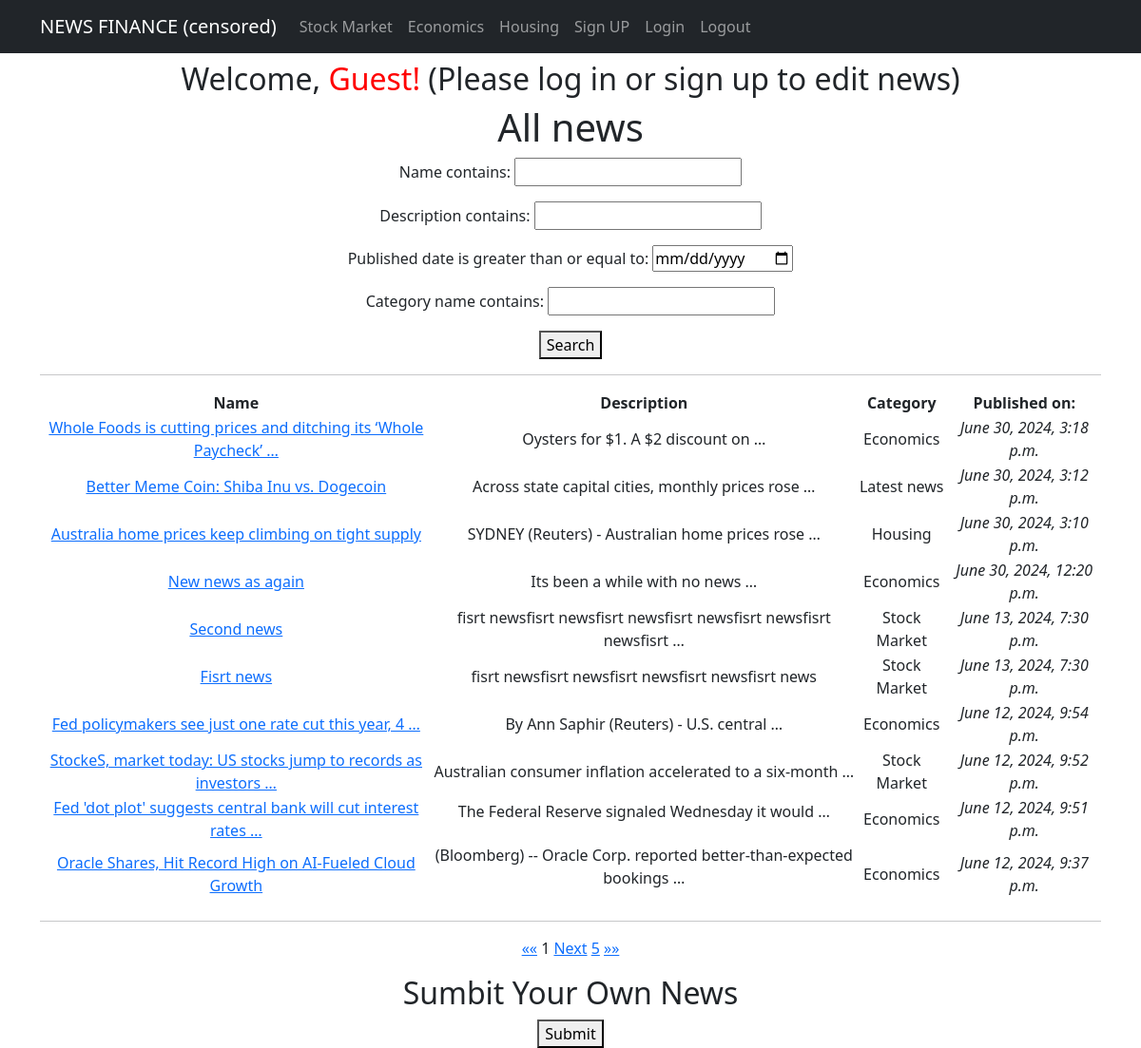
Screenshot of /news/?page=1 with the database file from the repository.
### app/models.py (models this page shows, shortened)
class News(models.Model):
    name = models.CharField(max_length=150, unique=True)
    description = models.TextField()
    published_date = models.DateTimeField(default=timezone.now)
    category = models.ForeignKey(to='Category', on_delete=models.CASCADE, related_name='news')
    author = models.ForeignKey(User, on_delete=models.CASCADE, default=1)
    class Meta:
        verbose_name_plural = "News"

class Category(models.Model):
    name = models.CharField(max_length=100, unique=True)
    class Meta:
        verbose_name_plural = "Categories"

### app/views.py (the view)
# urls.py: path('news/', cache_page(60*1)(NewsList.as_view()), name='news_list'),  # General news page caching enabled
class NewsList(ListView):
    model = News
    ordering = ['-published_date']
    template_name = 'news_list.html'
    context_object_name = 'news_list'
    paginate_by = 10     # number of entries per page
    def get_queryset(self):
        queryset = super().get_queryset()
        self.filterset = NewsFilter(self.request.GET, queryset)
        return self.filterset.qs
    def get_context_data(self, **kwargs):
        context = super().get_context_data(**kwargs)
        context['filterset'] = self.filterset
        return context

### app/templatetags/custom_filters.py (called while the page is built)
@register.filter(name='censor_bad_words')
def censor_bad_words(value):
    words = value.split()
    censored_words = [BAD_WORDS.get(word, word) for word in words]
    return ' '.join(censored_words)

### templates/news_list.html (shortened to what this page needs)
{% extends 'flatpages/default.html' %}
{% load custom_filters %}
{% block content %}
<h1>All news</h1>
   <form method="get">
       {{ filterset.form.as_p }}
       <button type="submit">Search</button>
   </form>
<hr>
<table>
       <tr>
           <td><strong>Name</strong></td>
           <td><strong>Description</strong></td>
           <td><strong>Category</strong></td>
           <td><strong>Published on:</strong></td>
       </tr>
       {% for news_list in news_list %}
       <tr>
           <td>
                <a href="{% url 'news_detail' news_list.id %}">{{ news_list.name|censor_bad_words|truncatewords:10 }}</a>
           </td>
           <td>{{ news_list.description|truncatewords:7|safe }}</td>
           <td>{{ news_list.category.name }}</td>
           <td><i>{{ news_list.published_date }}</i></td>
       </tr>
       {% endfor %}
</table>
<hr>
<a href="?page=1">&laquo;&laquo;</a>
{{ page_obj.number }}
{% if page_obj.has_next %}
    <a href="?{{ request.GET.urlencode }}&page={{ page_obj.next_page_number }}">Next</a>
    {% if paginator.num_pages != page_obj.next_page_number %}
        <a href="?page={{ page_obj.paginator.num_pages }}">{{ page_obj.paginator.num_pages }}</a>
    {% endif %}
{% endif %}
<a href="?page={{ page_obj.paginator.num_pages }}">&raquo;&raquo;</a>
<h2> Sumbit Your Own News </h2>
<a href="{% url 'create' %}"><button type="button">Submit</button>
</a>
{% endblock content %}

### rows the page displays
News: name|censor_bad_words "Whole Foods is cutting prices and ditching its ‘Whole Paycheck’ …", description "Oysters for $1. A $2 discount on …", category.name "Economics", published_date "June 30, 2024, 3:18 p.m."
News: name|censor_bad_words "Better Meme Coin: Shiba Inu vs. Dogecoin", description "Across state capital cities, monthly prices rose …", category.name "Latest news", published_date "June 30, 2024, 3:12 p.m."
News: name|censor_bad_words "Australia home prices keep climbing on tight supply", description "SYDNEY (Reuters) - Australian home prices rose …", category.name "Housing", published_date "June 30, 2024, 3:10 p.m."
News: name|censor_bad_words "New news as again", description "Its been a while with no news …", category.name "Economics", published_date "June 30, 2024, 12:20 p.m."
News: name|censor_bad_words "Second news", description "fisrt newsfisrt newsfisrt newsfisrt newsfisrt newsfisrt newsfisrt …", category.name "Stock Market", published_date "June 13, 2024, 7:30 p.m."
News: name|censor_bad_words "Fisrt news", description "fisrt newsfisrt newsfisrt newsfisrt newsfisrt news", category.name "Stock Market", published_date "June 13, 2024, 7:30 p.m."
News: name|censor_bad_words "Fed policymakers see just one rate cut this year, 4 …", description "By Ann Saphir (Reuters) - U.S. central …", category.name "Economics", published_date "June 12, 2024, 9:54 p.m."
News: name|censor_bad_words "StockeS, market today: US stocks jump to records as investors …", description "Australian consumer inflation accelerated to a six-month …", category.name "Stock Market", published_date "June 12, 2024, 9:52 p.m."
News: name|censor_bad_words "Fed 'dot plot' suggests central bank will cut interest rates …", description "The Federal Reserve signaled Wednesday it would …", category.name "Economics", published_date "June 12, 2024, 9:51 p.m."
News: name|censor_bad_words "Oracle Shares, Hit Record High on AI-Fueled Cloud Growth", description "(Bloomberg) -- Oracle Corp. reported better-than-expected bookings …", category.name "Economics", published_date "June 12, 2024, 9:37 p.m."

### other values shown
{{ page_obj.number }} "1"
{{ page_obj.paginator.num_pages }} "5"
